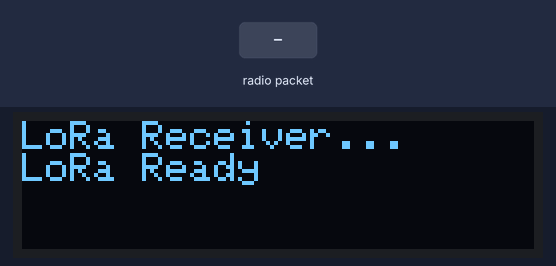
This sketch was run on a simulated Arduino Uno, built with avr-gcc and run on an emulated ATmega328P. Shown: 128×32 one-colour display. The inputs (shaded band) are chosen by the test bench. No radio packets arrive unless stated; what the sketch prints to the serial monitor is not drawn.

Above: at 2.2 s.
2.3 s: radio packet "1" arrives
At 3.1 s:
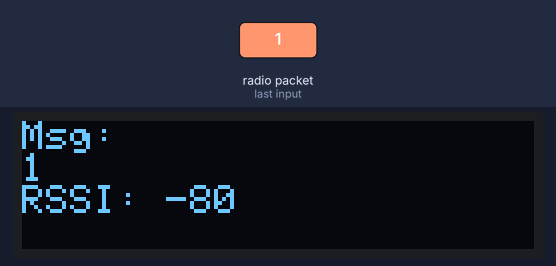
3.8 s: radio packet "0" arrives
At 4.2 s:
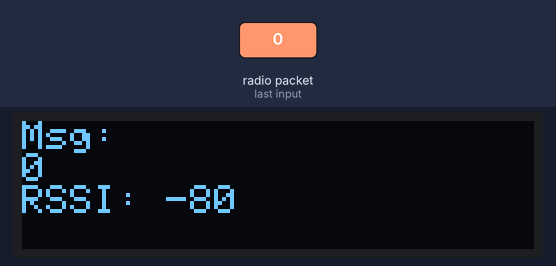
5.3 s: radio packet "2" arrives
At 6.6 s:
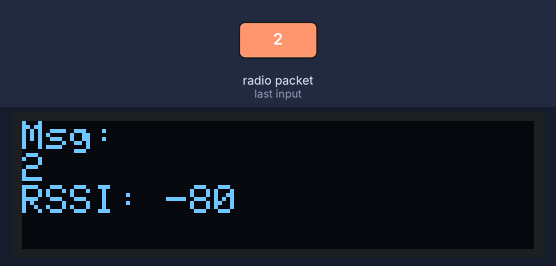
Timing chart, 0 to 8.3 s (numbered marks = the images above; inputs shaded):
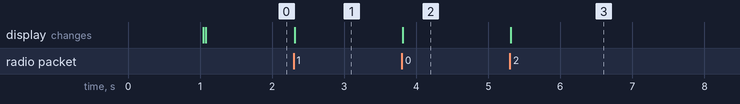

The sketch:

ESPSEN_OLED.ino
```cpp
#include <LoRa.h>
#include <Wire.h>
#include <Adafruit_GFX.h>
#include <Adafruit_SSD1306.h>

// OLED config
#define SCREEN_WIDTH 128
#define SCREEN_HEIGHT 32
#define OLED_RESET    -1
Adafruit_SSD1306 display(SCREEN_WIDTH, SCREEN_HEIGHT, &Wire, OLED_RESET);

// LoRa config
#define LORA_SS    5
#define LORA_RST   14
#define LORA_DIO0  26

void setup() {
  Serial.begin(115200);
  delay(1000);

  // Initialize OLED
  if (!display.begin(SSD1306_SWITCHCAPVCC, 0x3C)) { // Address 0x3C typical
    Serial.println("OLED not found");
    while (true);
  }

  display.clearDisplay();
  display.setTextSize(1);      // ขนาดตัวอักษร
  display.setTextColor(SSD1306_WHITE);
  display.setCursor(0, 0);
  display.println("LoRa Receiver...");
  display.display();

  // Init LoRa
  LoRa.setPins(LORA_SS, LORA_RST, LORA_DIO0);
  if (!LoRa.begin(433100000)) {
    Serial.println("Starting LoRa failed!");
    display.println("LoRa failed!");
    display.display();
    while (1);
  }

  LoRa.setSpreadingFactor(12);
  Serial.println("LoRa ready");
  display.println("LoRa Ready ");
  display.display();
}

void loop() {
  int packetSize = LoRa.parsePacket();
  if (packetSize > 0) {
    long rssi = LoRa.packetRssi();
    String incoming = "";

    while (LoRa.available()) {
      incoming += (char)LoRa.read();
    }

    Serial.println("Received: " + incoming);
    Serial.println("RSSI: " + String(rssi));

    // Show on OLED
    display.clearDisplay();
    display.setCursor(0, 0);
    display.println("Msg: ");
    display.println(incoming);
    display.print("RSSI: ");
    display.println(rssi);
    display.display();
  }
}
```

Measured:
- after the input at 2.3 s, the display: changes at once (image 1)
- after the input at 3.8 s, the display: changes at once (image 2)
- after the input at 5.3 s, the display: changes at once (image 3)
